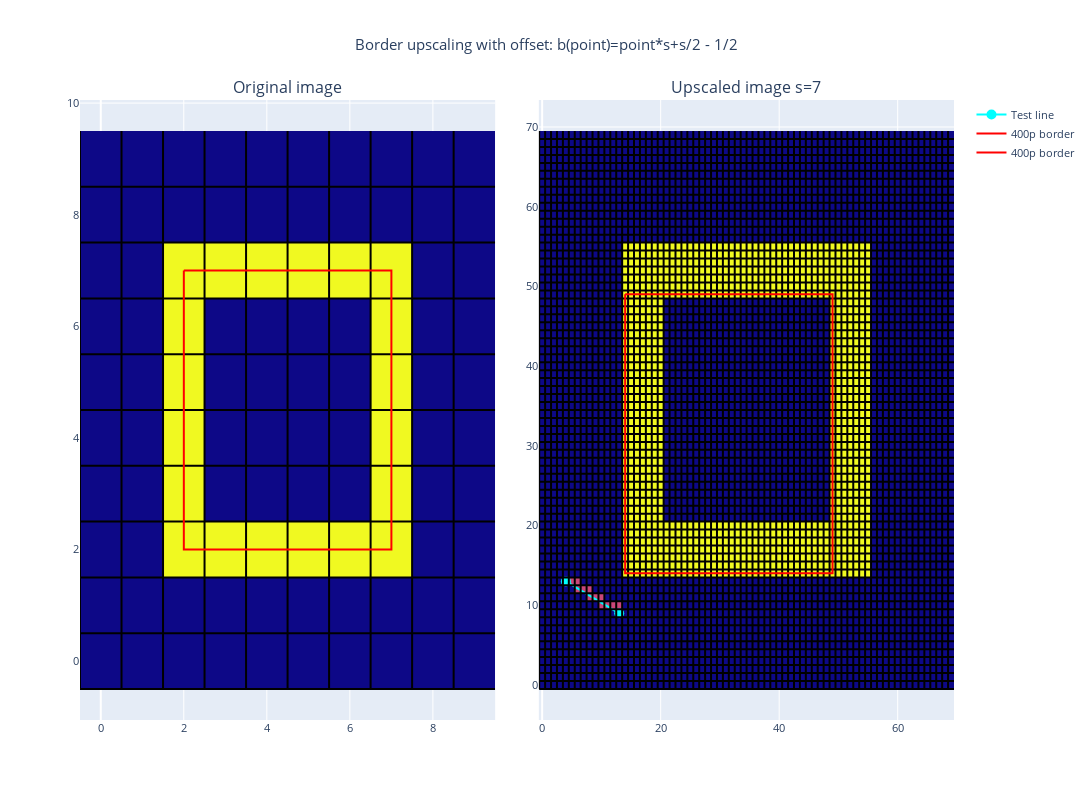

Notebook code cell kept with this figure:
### Code cell
fig = make_subplots(rows=1, cols=2, 
                    horizontal_spacing=0.05, 
                    vertical_spacing=0.1,
                    subplot_titles=('Original image', f"Upscaled image s={scale_factor}"))
# Add images to plot
base_image_fig = px.imshow(test_image)
fig.add_trace(base_image_fig.data[0], 1, 1)
xs, ys = gridlines(test_image)
fig.add_trace(go.Scatter(x=xs, y=ys, marker=dict(color='black', size=1), name=f"Pixel edges", showlegend=False), row=1, col=1)

upscaled_image_box_3 = upscaled_image_box.copy()
test_x,test_y = [13,9-5], [9,13]
xs_pixel, ys_pixel = pixels_between_points_2(test_x,test_y)
fig.add_trace(go.Scatter(x=test_x, y=test_y, marker=dict(color='cyan', size=10), name=f"Test line"), row=1, col=2)
# xs_pixel, ys_pixel = pixels_between_points_2(fourier_xs*scale_factor, fourier_ys*scale_factor)
for y,x in list(zip(xs_pixel,ys_pixel)):
    try:
        upscaled_image_box_3[int(x)][int(y)] = 0.5 # x goes up, y goes right
    except:
        print("what")
        continue

upscaled_image_fig = px.imshow(upscaled_image_box_3)
fig.add_trace(upscaled_image_fig.data[0], 1, 2)
xs, ys = gridlines(upscaled_image_box_3)
fig.add_trace(go.Scatter(x=xs, y=ys, marker=dict(color='black', size=1), name=f"Pixel edges", showlegend=False), row=1, col=2)

# 400p borders
fig.add_trace(go.Scatter(x=fourier_xs, y=fourier_ys, marker=dict(color='red', size=10), name=f"400p border"), row=1, col=1)
fig.add_trace(go.Scatter(x=fourier_xs*scale_factor, y=fourier_ys*scale_factor, marker=dict(color='red', size=10), name=f"400p border"), row=1, col=2)
# fig.add_trace(go.Scatter(x=fourier_xs_with_offset, y=fourier_ys_with_offset, marker=dict(color='red', size=10), name=f"400 p border"), row=1, col=2)

fig.update_layout(title_text=f"Border upscaling with offset: b(point)=point*s+s/2 - 1/2", title_x=0.5, width=1400, height=800, showlegend=True, font_size=11)
fig.update(layout_coloraxis_showscale=False)
fig.show()

### Figure 1 — Plotly figure (JSON) as saved in the notebook; plotly's stock layout.template omitted (floating-point values rounded to 4 significant figures; data arrays with more than 128 entries replaced by an {"elided": "..."} marker saying what was removed)
{"data": [{"coloraxis": "coloraxis", "hovertemplate": "x: %{x}<br>y: %{y}<br>color: %{z}<extra></extra>", "name": "0", "type": "heatmap", "xaxis": "x", "yaxis": "y", "z": [[0, 0, 0, 0, 0, 0, 0, 0, 0, 0], [0, 0, 0, 0, 0, 0, 0, 0, 0, 0], [0, 0, 1, 1, 1, 1, 1, 1, 0, 0], [0, 0, 1, 0, 0, 0, 0, 1, 0, 0], [0, 0, 1, 0, 0, 0, 0, 1, 0, 0], [0, 0, 1, 0, 0, 0, 0, 1, 0, 0], [0, 0, 1, 0, 0, 0, 0, 1, 0, 0], [0, 0, 1, 1, 1, 1, 1, 1, 0, 0], [0, 0, 0, 0, 0, 0, 0, 0, 0, 0], [0, 0, 0, 0, 0, 0, 0, 0, 0, 0]]}, {"marker": {"color": "black", "size": 1}, "name": "Pixel edges", "showlegend": false, "type": "scatter", "x": [-0.5, -0.5, null, -0.5, 9.5, null, 0.5, 0.5, null, -0.5, 9.5, null, 1.5, 1.5, null, -0.5, 9.5, null, 2.5, 2.5, null, -0.5, 9.5, null, 3.5, 3.5, null, -0.5, 9.5, null, 4.5, 4.5, null, -0.5, 9.5, null, 5.5, 5.5, null, -0.5, 9.5, null, 6.5, 6.5, null, -0.5, 9.5, null, 7.5, 7.5, null, -0.5, 9.5, null, 8.5, 8.5, null, -0.5, 9.5, null], "xaxis": "x", "y": [-0.5, 9.5, null, -0.5, -0.5, null, -0.5, 9.5, null, 0.5, 0.5, null, -0.5, 9.5, null, 1.5, 1.5, null, -0.5, 9.5, null, 2.5, 2.5, null, -0.5, 9.5, null, 3.5, 3.5, null, -0.5, 9.5, null, 4.5, 4.5, null, -0.5, 9.5, null, 5.5, 5.5, null, -0.5, 9.5, null, 6.5, 6.5, null, -0.5, 9.5, null, 7.5, 7.5, null, -0.5, 9.5, null, 8.5, 8.5, null], "yaxis": "y"}, {"marker": {"color": "cyan", "size": 10}, "name": "Test line", "type": "scatter", "x": [13, 4], "xaxis": "x2", "y": [9, 13], "yaxis": "y2"}, {"coloraxis": "coloraxis", "hovertemplate": "x: %{x}<br>y: %{y}<br>color: %{z}<extra></extra>", "name": "0", "type": "heatmap", "xaxis": "x2", "yaxis": "y2", "z": {"elided": "70x70 float values"}}, {"marker": {"color": "black", "size": 1}, "name": "Pixel edges", "showlegend": false, "type": "scatter", "x": {"elided": "420 float values"}, "xaxis": "x2", "y": {"elided": "420 float values"}, "yaxis": "y2"}, {"marker": {"color": "red", "size": 10}, "name": "400p border", "type": "scatter", "x": {"elided": "200 float values"}, "xaxis": "x", "y": {"elided": "200 float values"}, "yaxis": "y"}, {"marker": {"color": "red", "size": 10}, "name": "400p border", "type": "scatter", "x": {"elided": "200 float values"}, "xaxis": "x2", "y": {"elided": "200 float values"}, "yaxis": "y2"}], "layout": {"annotations": [{"font": {"size": 16}, "showarrow": false, "text": "Original image", "x": 0.2375, "xanchor": "center", "xref": "paper", "y": 1, "yanchor": "bottom", "yref": "paper"}, {"font": {"size": 16}, "showarrow": false, "text": "Upscaled image s=7", "x": 0.7625, "xanchor": "center", "xref": "paper", "y": 1, "yanchor": "bottom", "yref": "paper"}], "coloraxis": {"showscale": false}, "font": {"size": 11}, "height": 800, "showlegend": true, "title": {"text": "Border upscaling with offset: b(point)=point*s+s/2 - 1/2", "x": 0.5}, "width": 1400, "xaxis": {"anchor": "y", "domain": [0, 0.475]}, "xaxis2": {"anchor": "y2", "domain": [0.525, 1]}, "yaxis": {"anchor": "x", "domain": [0, 1]}, "yaxis2": {"anchor": "x2", "domain": [0, 1]}}}
